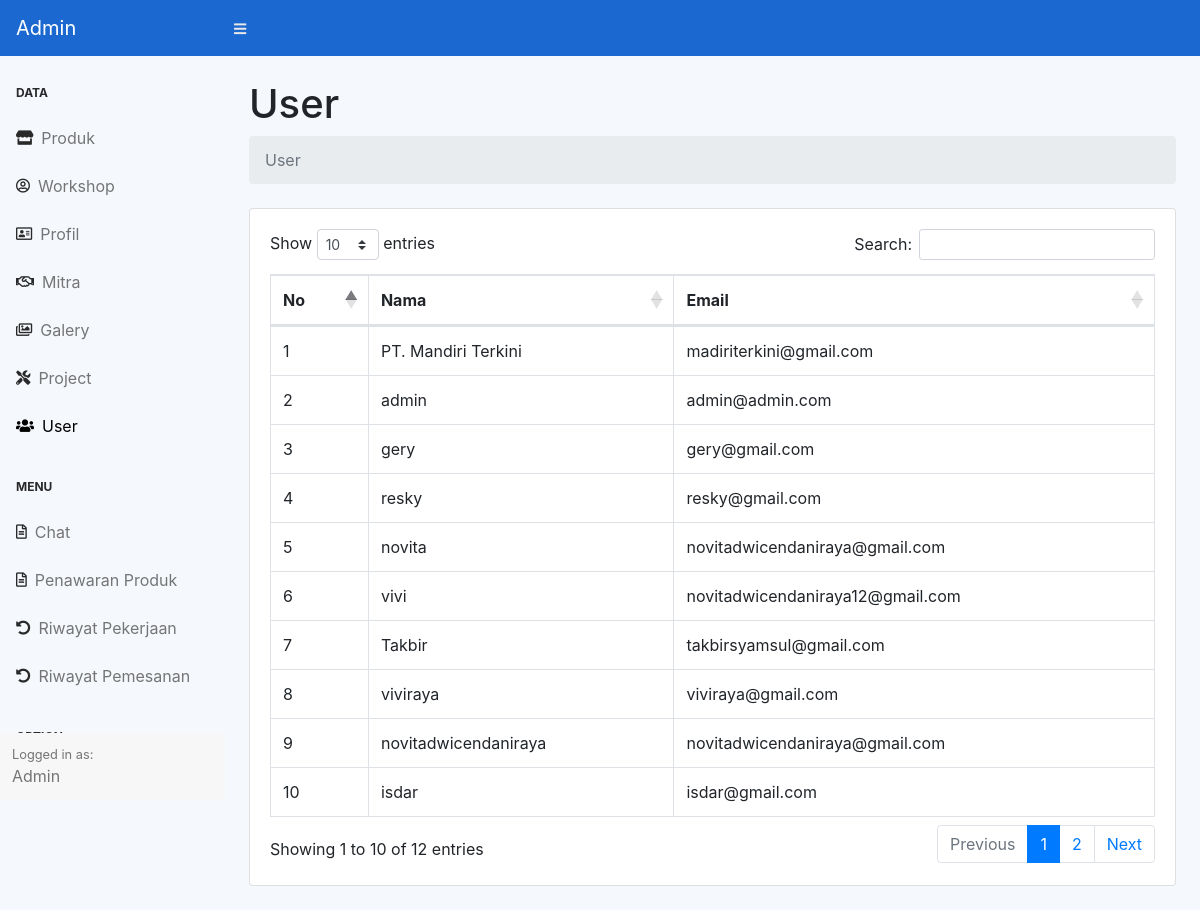
Page /admin/index.php?page=user (signed in) on the committed database.
### tables this page shows
CREATE TABLE `user` (
  `id` int(11) NOT NULL,
  `nama` varchar(128) NOT NULL,
  `email` varchar(128) NOT NULL,
  `katasandi` varchar(128) NOT NULL
);

### admin/User/index.php (the view, shortened to what this page needs)
<div class="container-fluid">
    <h1 class="mt-4">User </h1>
    <ol class="breadcrumb mb-4">
        <li class="breadcrumb-item active">User</li>
    </ol>
    <div class="card mb-4">
        <div class="card-body">
            <div class="table-responsive">
                <table class="table table-bordered dataTable" width="100%" cellspacing="0">
                    <thead>
                        <tr>
                            <th>No</th>
                            <th>Nama</th>
                            <th>Email</th>
                        </tr>
                    </thead>
                    <tbody>
                        <?php $get = $koneksi->query("SELECT * FROM user") ?>
                        <?php $no = 1;
                        while ($data = $get->fetch_assoc()) : ?>
                            <tr>
                                <td><?php echo $no ?></td>
                                <td><?= $data['nama'] ?></td>
                                <td><?= $data['email'] ?></td>
                            </tr>
                            <?php $no = $no + 1; ?>
                        <?php endwhile ?>
                    </tbody>
                </table>
            </div>
        </div>
    </div>
</div>

### assets/css/customview.css (style rules this page uses)
.bg-grey { background-color: #f5f8fd !important; }

### rows in the picture
user: nama "PT. Mandiri Terkini", email "madiriterkini@gmail.com"
user: nama "admin", email "admin@admin.com"
user: nama "gery", email "gery@gmail.com"
user: nama "resky", email "resky@gmail.com"
user: nama "novita", email "novitadwicendaniraya@gmail.com"
user: nama "vivi", email "novitadwicendaniraya12@gmail.com"
user: nama "Takbir", email "takbirsyamsul@gmail.com"
user: nama "viviraya", email "viviraya@gmail.com"
user: nama "novitadwicendaniraya", email "novitadwicendaniraya@gmail.com"
user: nama "isdar", email "isdar@gmail.com"
